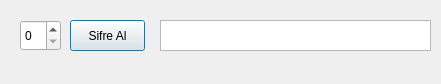
<?xml version="1.0" encoding="UTF-8"?>
<ui version="4.0">
 <class>Dialog</class>
 <widget class="QDialog" name="Dialog">
  <property name="geometry">
   <rect>
    <x>0</x>
    <y>0</y>
    <width>441</width>
    <height>84</height>
   </rect>
  </property>
  <property name="windowTitle">
   <string>Dialog</string>
  </property>
  <widget class="QPushButton" name="pushButton">
   <property name="geometry">
    <rect>
     <x>70</x>
     <y>20</y>
     <width>75</width>
     <height>31</height>
    </rect>
   </property>
   <property name="text">
    <string>Sifre Al</string>
   </property>
  </widget>
  <widget class="QSpinBox" name="spinBox">
   <property name="geometry">
    <rect>
     <x>20</x>
     <y>20</y>
     <width>41</width>
     <height>31</height>
    </rect>
   </property>
  </widget>
  <widget class="QListView" name="listView">
   <property name="geometry">
    <rect>
     <x>160</x>
     <y>20</y>
     <width>271</width>
     <height>31</height>
    </rect>
   </property>
  </widget>
 </widget>
 <resources/>
 <connections/>
</ui>
